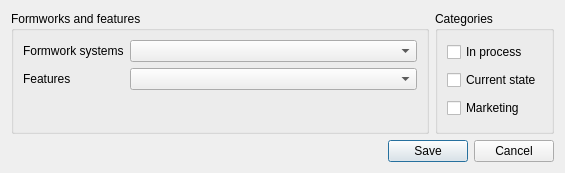
<?xml version="1.0" encoding="UTF-8"?>
<ui version="4.0">
 <class>AttributesEditDialog</class>
 <widget class="QDialog" name="AttributesEditDialog">
  <property name="geometry">
   <rect>
    <x>0</x>
    <y>0</y>
    <width>565</width>
    <height>173</height>
   </rect>
  </property>
  <property name="windowTitle">
   <string>Edit attributes</string>
  </property>
  <layout class="QGridLayout" name="gridLayout">
   <item row="2" column="1" colspan="2">
    <widget class="QDialogButtonBox" name="buttonBox">
     <property name="orientation">
      <enum>Qt::Horizontal</enum>
     </property>
     <property name="standardButtons">
      <set>QDialogButtonBox::Cancel|QDialogButtonBox::Save</set>
     </property>
    </widget>
   </item>
   <item row="0" column="2">
    <widget class="QGroupBox" name="groupBoxCategories">
     <property name="title">
      <string>Categories</string>
     </property>
     <layout class="QVBoxLayout" name="verticalLayout">
      <item>
       <widget class="QCheckBox" name="checkBoxInProcess">
        <property name="text">
         <string>In process</string>
        </property>
       </widget>
      </item>
      <item>
       <widget class="QCheckBox" name="checkBoxCurrentState">
        <property name="text">
         <string>Current state</string>
        </property>
       </widget>
      </item>
      <item>
       <widget class="QCheckBox" name="checkBoxMarketing">
        <property name="text">
         <string>Marketing</string>
        </property>
       </widget>
      </item>
     </layout>
    </widget>
   </item>
   <item row="0" column="1">
    <widget class="QGroupBox" name="groupBoxFormworksFeatures">
     <property name="title">
      <string>Formworks and features</string>
     </property>
     <layout class="QFormLayout" name="formLayout">
      <item row="1" column="0">
       <widget class="QLabel" name="labelFormworksSystems">
        <property name="text">
         <string>Formwork systems</string>
        </property>
       </widget>
      </item>
      <item row="1" column="1">
       <widget class="QComboBox" name="comboBoxSystems"/>
      </item>
      <item row="2" column="0">
       <widget class="QLabel" name="labelFeatures">
        <property name="text">
         <string>Features</string>
        </property>
       </widget>
      </item>
      <item row="2" column="1">
       <widget class="QComboBox" name="comboBoxFeatures"/>
      </item>
      <item row="3" column="1">
       <spacer name="horizontalSpacer">
        <property name="orientation">
         <enum>Qt::Horizontal</enum>
        </property>
        <property name="sizeHint" stdset="0">
         <size>
          <width>40</width>
          <height>20</height>
         </size>
        </property>
       </spacer>
      </item>
     </layout>
    </widget>
   </item>
  </layout>
 </widget>
 <resources/>
 <connections>
  <connection>
   <sender>buttonBox</sender>
   <signal>accepted()</signal>
   <receiver>AttributesEditDialog</receiver>
   <slot>accept()</slot>
   <hints>
    <hint type="sourcelabel">
     <x>248</x>
     <y>254</y>
    </hint>
    <hint type="destinationlabel">
     <x>157</x>
     <y>274</y>
    </hint>
   </hints>
  </connection>
  <connection>
   <sender>buttonBox</sender>
   <signal>rejected()</signal>
   <receiver>AttributesEditDialog</receiver>
   <slot>reject()</slot>
   <hints>
    <hint type="sourcelabel">
     <x>316</x>
     <y>260</y>
    </hint>
    <hint type="destinationlabel">
     <x>286</x>
     <y>274</y>
    </hint>
   </hints>
  </connection>
 </connections>
</ui>
